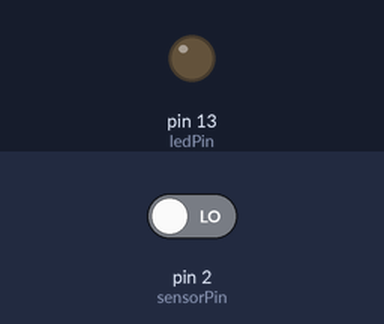
This sketch was run on a simulated Arduino Uno, built with avr-gcc and run on an emulated ATmega328P. Shown: output pins drawn as LEDs (lit = HIGH). The inputs (shaded band) are chosen by the test bench; at power-on: pin 2 (sensorPin) LOW.

Above: at 1.2 s.
1.3 s: pin 2 (sensorPin) driven HIGH
At 1.9 s:
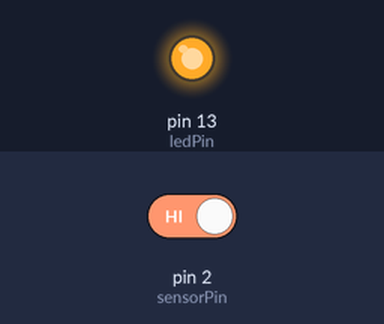
2.8 s: pin 2 (sensorPin) driven LOW
At 3.1 s:
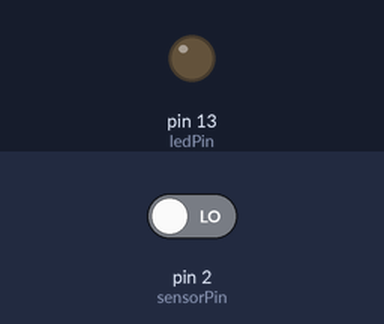
Timing chart, 0 to 5.8 s (numbered marks = the images above; inputs shaded):
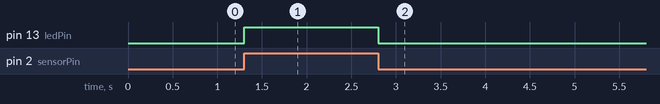

Measured:
- after the input at 1.3 s, pin 13 (ledPin): LOW → HIGH at once
- after the input at 2.8 s, pin 13 (ledPin): HIGH → LOW at once

The sketch:

Sketch_22.1_Infrared_Motion_Sensor.ino
```cpp
/*
  Infrared_Motion_Sensor

  modified 2021/7/2
  by http://www.freenove.com
*/

int sensorPin = 2; // the number of the infrared motion sensor pin
int ledPin = 13;    // the number of the LED pin

void setup() {
  pinMode(sensorPin, INPUT);  // initialize the sensor pin as input
  pinMode(ledPin, OUTPUT);    // initialize the LED pin as output
}

void loop() {
  // Turn on or off LED according to Infrared Motion Sensor
  digitalWrite(ledPin,digitalRead(sensorPin));
  delay(100);              // wait for a second
}
```
